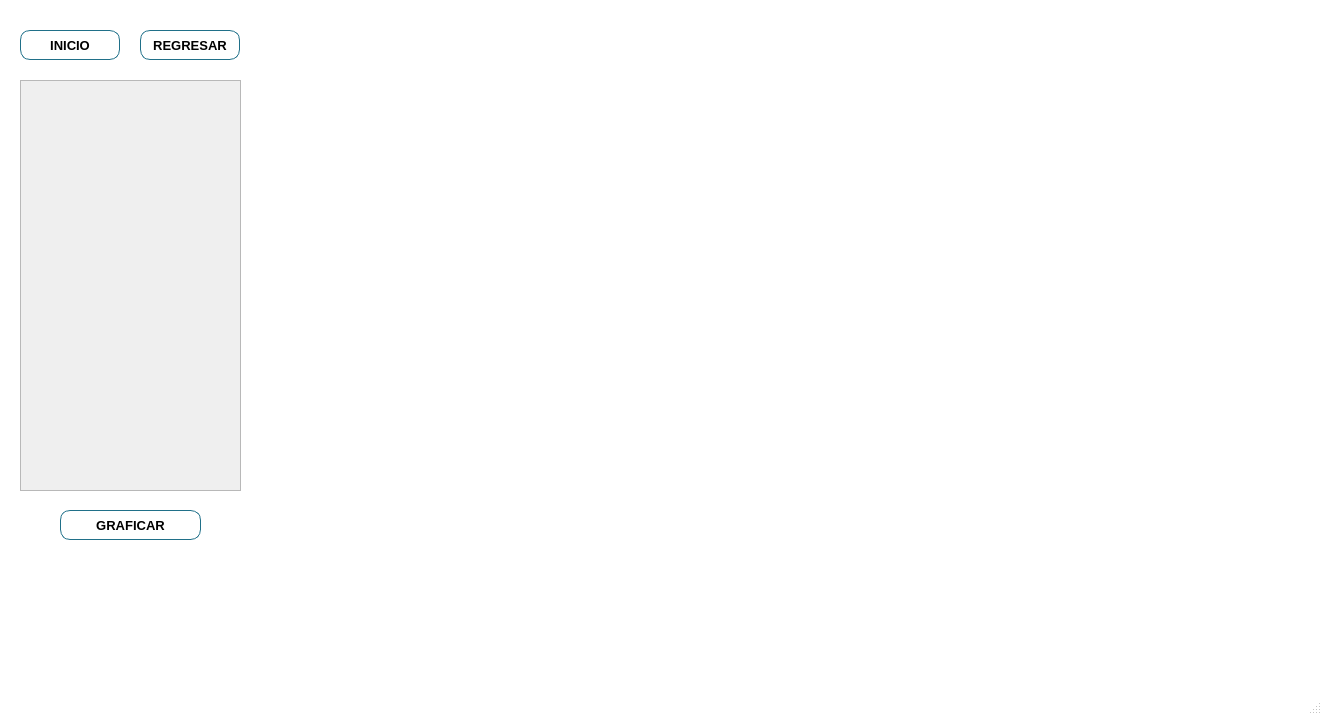
<?xml version="1.0" encoding="UTF-8"?>
<ui version="4.0">
 <class>MainWindow</class>
 <widget class="QMainWindow" name="MainWindow">
  <property name="geometry">
   <rect>
    <x>0</x>
    <y>0</y>
    <width>1322</width>
    <height>715</height>
   </rect>
  </property>
  <property name="minimumSize">
   <size>
    <width>1322</width>
    <height>715</height>
   </size>
  </property>
  <property name="maximumSize">
   <size>
    <width>1322</width>
    <height>715</height>
   </size>
  </property>
  <property name="windowTitle">
   <string>EPSOL Soluciones en Sistemas de Potencia y Energía SA de CV</string>
  </property>
  <property name="windowIcon">
   <iconset resource="Logo/Epsol_Logo.qrc">
    <normaloff>:/EPSOL_ICO/LogoEpsol.ico</normaloff>:/EPSOL_ICO/LogoEpsol.ico</iconset>
  </property>
  <property name="styleSheet">
   <string notr="true">QMainWindow{
						background-color: rgb(255,255,255);
						}

QPushButton{
							
							border-style: solid;
							border-width: 1px;
							border-color: rgb(0, 0, 0);
							color: rgb(0, 0, 0);
							border-radius: 5px;
   						    background-color: qlineargradient(spread:pad, x1:0.965909, y1:0, x2:1, y2:1, stop:0 													rgba(252, 252, 252, 255), stop:0.573864 rgba(226, 226, 226, 255));
    					}

QPushButton:hover {
   						background: qradialgradient(cx: 0.3, cy: -0.4, fx: 0.3, fy: -0.4, radius: 1.35, stop: 0 
                       #fff, stop: 1 #bbb  );
   								 }

QPushButton:pressed {
    border-style: inset;
    background: qradialgradient(
        cx: 0.4, cy: -0.1, fx: 0.4, fy: -0.1,
        radius: 1.35, stop: 0 #fff, stop: 1 #ddd
        );
    }

</string>
  </property>
  <widget class="QWidget" name="centralwidget">
   <widget class="QLabel" name="logo_label">
    <property name="geometry">
     <rect>
      <x>60</x>
      <y>560</y>
      <width>161</width>
      <height>91</height>
     </rect>
    </property>
    <property name="styleSheet">
     <string notr="true">border-image: url(:/EPSOL/LogoEpsolCMYK.png);</string>
    </property>
    <property name="text">
     <string/>
    </property>
   </widget>
   <widget class="QPushButton" name="backButton">
    <property name="geometry">
     <rect>
      <x>140</x>
      <y>30</y>
      <width>100</width>
      <height>30</height>
     </rect>
    </property>
    <property name="font">
     <font>
      <family>Arial</family>
      <pointsize>10</pointsize>
      <weight>75</weight>
      <bold>true</bold>
     </font>
    </property>
    <property name="styleSheet">
     <string notr="true">border-radius:10px;
border-color: rgb(32, 112, 137);</string>
    </property>
    <property name="text">
     <string>REGRESAR</string>
    </property>
    <property name="iconSize">
     <size>
      <width>16</width>
      <height>16</height>
     </size>
    </property>
   </widget>
   <widget class="QPushButton" name="homeButton">
    <property name="geometry">
     <rect>
      <x>20</x>
      <y>30</y>
      <width>100</width>
      <height>30</height>
     </rect>
    </property>
    <property name="font">
     <font>
      <family>Arial</family>
      <pointsize>10</pointsize>
      <weight>75</weight>
      <bold>true</bold>
     </font>
    </property>
    <property name="styleSheet">
     <string notr="true">border-radius:10px;
border-color: rgb(32, 112, 137);</string>
    </property>
    <property name="text">
     <string>INICIO</string>
    </property>
    <property name="iconSize">
     <size>
      <width>16</width>
      <height>16</height>
     </size>
    </property>
   </widget>
   <widget class="QPushButton" name="graphicButton">
    <property name="geometry">
     <rect>
      <x>60</x>
      <y>510</y>
      <width>141</width>
      <height>30</height>
     </rect>
    </property>
    <property name="font">
     <font>
      <family>Arial</family>
      <pointsize>10</pointsize>
      <weight>75</weight>
      <bold>true</bold>
     </font>
    </property>
    <property name="styleSheet">
     <string notr="true">border-radius:10px;
border-color: rgb(32, 112, 137);</string>
    </property>
    <property name="text">
     <string>GRAFICAR</string>
    </property>
    <property name="iconSize">
     <size>
      <width>16</width>
      <height>16</height>
     </size>
    </property>
   </widget>
   <widget class="QScrollArea" name="area">
    <property name="geometry">
     <rect>
      <x>20</x>
      <y>80</y>
      <width>221</width>
      <height>411</height>
     </rect>
    </property>
    <property name="widgetResizable">
     <bool>true</bool>
    </property>
    <widget class="QWidget" name="scrollAreaWidgetContents">
     <property name="geometry">
      <rect>
       <x>0</x>
       <y>0</y>
       <width>219</width>
       <height>409</height>
      </rect>
     </property>
    </widget>
   </widget>
   <widget class="QWidget" name="widget" native="true">
    <property name="geometry">
     <rect>
      <x>260</x>
      <y>80</y>
      <width>1040</width>
      <height>500</height>
     </rect>
    </property>
   </widget>
  </widget>
  <widget class="QStatusBar" name="statusbar"/>
 </widget>
 <resources>
  <include location="Logo/Epsol_Logo.qrc"/>
 </resources>
 <connections/>
</ui>
